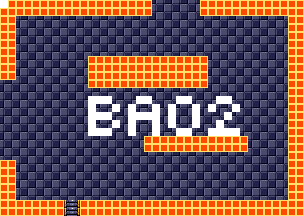

Rendered tile map (Tiled .tmx) drawn with the repository's tilesets; below, a short description and the map source with its tile grids summarised:
An orthogonal 38x27 tile map with 8x8 px tiles, 4 tile layers (background, foreground, room numbers, Objects), 15 tilesets.

<map version="1.5" tiledversion="1.7.1" orientation="orthogonal" renderorder="right-down" width="38" height="27" tilewidth="8" tileheight="8" infinite="0" nextlayerid="11" nextobjectid="1">
 <tileset firstgid="1" source="tilesheets/tsKarniMata.tsx" />
 <tileset firstgid="1025" source="tilesheets/tsVoodooWasp.tsx" />
 <tileset firstgid="2049" source="tilesheets/tsBurial.tsx" />
 <tileset firstgid="3073" source="tilesheets/tsBlueTemple.tsx" />
 <tileset firstgid="4097" source="tilesheets/tsGoddess.tsx" />
 <tileset firstgid="5121" source="tilesheets/tsKonark.tsx" />
 <tileset firstgid="6145" name="sEnemies" tilewidth="8" tileheight="8" tilecount="1024" columns="32">
  <image source="../grapx/tilesheets/sObjects.bmp" trans="ff94ff" width="256" height="256" />
 </tileset>
 <tileset firstgid="7169" source="tilesheets/tsIceTemple.tsx" />
 <tileset firstgid="8193" source="tilesheets/tsLavaArea.tsx" />
 <tileset firstgid="9217" source="tilesheets/tsBossArea.tsx" />
 <tileset firstgid="10241" source="tilesheets/tsPegu.tsx" />
 <tileset firstgid="11265" source="tilesheets/sTiwanakuTemple.tsx" />
 <tileset firstgid="12289" source="tilesheets/sIndraTemple.tsx" />
 <tileset firstgid="13313" source="tilesheets/sTeleport.tsx" />
 <tileset firstgid="14337" source="tilesheets/sObjects.tsx" />
 <layer id="2" name="background" width="38" height="27">
  <data>[1026 cells, 1026 non-empty, 2 distinct tile ids]</data>
 </layer>
 <layer id="1" name="foreground" width="38" height="27">
  <data>[1026 cells, 298 non-empty, 3 distinct tile ids]</data>
 </layer>
 <layer id="7" name="room numbers" width="38" height="27">
  <data>[1026 cells, 46 non-empty, 1 distinct tile ids]</data>
 </layer>
 <layer id="10" name="Objects" width="38" height="27">
  <data>[1026 cells, 0 non-empty, 0 distinct tile ids]</data>
 </layer>
</map>
